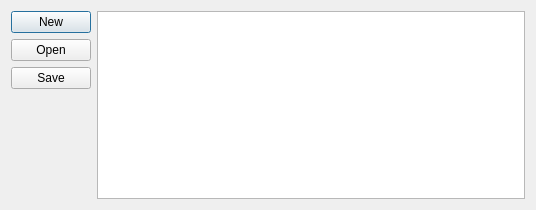
<?xml version="1.0" encoding="UTF-8"?>
<ui version="4.0">
 <class>IndexEditor</class>
 <widget class="QDialog" name="IndexEditor">
  <property name="geometry">
   <rect>
    <x>0</x>
    <y>0</y>
    <width>536</width>
    <height>210</height>
   </rect>
  </property>
  <property name="windowTitle">
   <string>Dialog</string>
  </property>
  <layout class="QHBoxLayout" name="horizontalLayout">
   <item>
    <layout class="QVBoxLayout" name="verticalLayout">
     <item>
      <widget class="QPushButton" name="newIndexBtn">
       <property name="text">
        <string>New</string>
       </property>
      </widget>
     </item>
     <item>
      <widget class="QPushButton" name="openIndexBtn">
       <property name="text">
        <string>Open</string>
       </property>
      </widget>
     </item>
     <item>
      <widget class="QPushButton" name="saveIndexBtn">
       <property name="text">
        <string>Save</string>
       </property>
      </widget>
     </item>
     <item>
      <spacer name="verticalSpacer">
       <property name="orientation">
        <enum>Qt::Vertical</enum>
       </property>
       <property name="sizeHint" stdset="0">
        <size>
         <width>20</width>
         <height>40</height>
        </size>
       </property>
      </spacer>
     </item>
    </layout>
   </item>
   <item>
    <widget class="IndexView" name="imageView">
     <property name="dragMode">
      <enum>QGraphicsView::ScrollHandDrag</enum>
     </property>
    </widget>
   </item>
  </layout>
 </widget>
 <customwidgets>
  <customwidget>
   <class>IndexView</class>
   <extends>QGraphicsView</extends>
   <header>indexwidget.h</header>
  </customwidget>
 </customwidgets>
 <tabstops>
  <tabstop>newIndexBtn</tabstop>
  <tabstop>openIndexBtn</tabstop>
  <tabstop>saveIndexBtn</tabstop>
  <tabstop>imageView</tabstop>
 </tabstops>
 <resources/>
 <connections>
  <connection>
   <sender>openIndexBtn</sender>
   <signal>clicked()</signal>
   <receiver>IndexEditor</receiver>
   <slot>openIndex()</slot>
   <hints>
    <hint type="sourcelabel">
     <x>39</x>
     <y>55</y>
    </hint>
    <hint type="destinationlabel">
     <x>24</x>
     <y>126</y>
    </hint>
   </hints>
  </connection>
  <connection>
   <sender>saveIndexBtn</sender>
   <signal>clicked()</signal>
   <receiver>IndexEditor</receiver>
   <slot>saveIndex()</slot>
   <hints>
    <hint type="sourcelabel">
     <x>71</x>
     <y>94</y>
    </hint>
    <hint type="destinationlabel">
     <x>67</x>
     <y>164</y>
    </hint>
   </hints>
  </connection>
  <connection>
   <sender>newIndexBtn</sender>
   <signal>clicked()</signal>
   <receiver>IndexEditor</receiver>
   <slot>saveIndex()</slot>
   <hints>
    <hint type="sourcelabel">
     <x>70</x>
     <y>22</y>
    </hint>
    <hint type="destinationlabel">
     <x>60</x>
     <y>118</y>
    </hint>
   </hints>
  </connection>
 </connections>
 <slots>
  <slot>newIndex()</slot>
  <slot>openIndex()</slot>
  <slot>saveIndex()</slot>
  <slot>addPoint()</slot>
  <slot>delPoint()</slot>
 </slots>
</ui>
